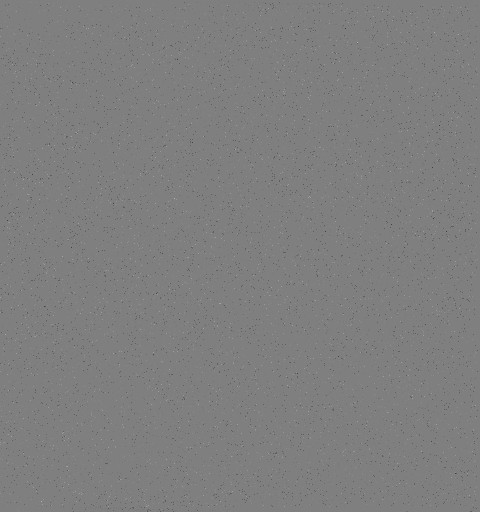
#> input picture extra/test/data/psp_L3_wispr_20231227T150704_V1_2222.fits, 960 x 1024 px, given in place of ., which was not available (shown at 1/2 size)
$ python -i helioradial_diag.py   (imports and definitions only)
#> lines starting #> are read from the running program, lines starting #| are printed output that depends on the picture
#!/usr/bin/env python3
"""Helpers for the HFS_DEBUG_WARP diagnostic (.github/workflows/helioradial-diag.yml).

    helioradial_diag.py sessions BASE.jhv OUTDIR
        Writes OUTDIR/<Mode>.jhv for HPC, Helioradial and HelioradialUnrolled: BASE with every
        "projection" value that names a projection replaced by that mode.
    helioradial_diag.py summary PNG...
        One line per picture: pixels that are not black, and of those the share that is the
        stage colours (green for stage 1, magenta for a NaN), and the mean colour of the rest.

Needs Pillow for summary. Exit 0 on success, 2 on bad arguments.
"""

from __future__ import annotations

import json
import sys
from pathlib import Path

MODES = ("Orthographic", "HPC", "Helioradial", "HelioradialUnrolled", "Latitudinal", "ObserverSky")
TARGETS = ("HPC", "Helioradial", "HelioradialUnrolled")


def set_projection(node, mode: str) -> int:
    count = 0
    if isinstance(node, dict):
        for key, value in node.items():
            if key == "projection" and value in MODES:
                node[key] = mode
                count += 1
            else:
                count += set_projection(value, mode)
    elif isinstance(node, list):
        for item in node:
            count += set_projection(item, mode)
    return count


def sessions(base: Path, outdir: Path) -> int:
    scene = json.loads(base.read_text(encoding="utf-8"))
    outdir.mkdir(parents=True, exist_ok=True)
    for mode in TARGETS:
        copy = json.loads(json.dumps(scene))
        n = set_projection(copy, mode)
        if n == 0:
            print(f"no projection key in {base}", file=sys.stderr)
            return 1
        (outdir / f"{mode}.jhv").write_text(json.dumps(copy), encoding="utf-8")
        print(f"{mode}.jhv: {n} projection value(s) set")
    return 0


def summary(paths: list[str]) -> int:
    from PIL import Image

    for p in paths:
        try:
            img = Image.open(p).convert("RGB")
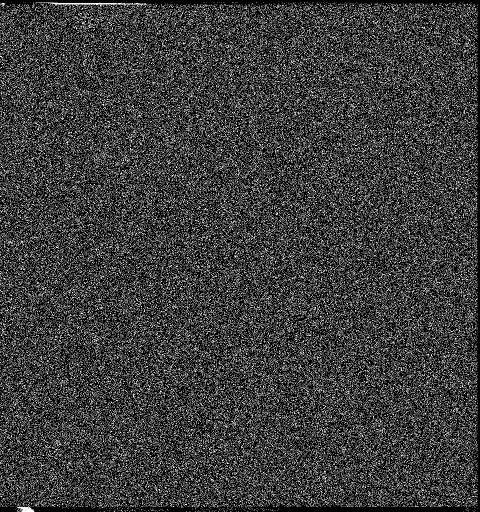
#> img: PIL image 960x1024 RGB (shown at 1/2 size); min 0, max 255, mean 59.1
        except OSError as e:
            print(f"{Path(p).name}: unreadable ({e})")
            continue
        drawn = green = magenta = gold = 0
        rest = [0, 0, 0]
        for r, g, b in img.getdata():
            if r + g + b < 24:
                continue
            drawn += 1
            if r > g + 12 and g > b + 12:
                gold += 1
            if g > 200 and r < 60 and b < 60:
                green += 1
            elif r > 200 and b > 200 and g < 60:
                magenta += 1
            else:
                rest[0] += r
                rest[1] += g
                rest[2] += b
#> after the loop, drawn = 233519; gold = 0; green = 0; magenta = 0; rest = [58053860, 58053860, 58053860]
        other = drawn - green - magenta
#> other = 233519
        mean = tuple(round(c / other) for c in rest) if other else (0, 0, 0)
#> mean = (249, 249, 249)
        print(f"{Path(p).name}: {img.width}x{img.height} drawn={drawn} green={green} magenta={magenta} gold={gold} other={other} mean_other_rgb={mean}")
#| : 960x1024 drawn=233519 green=0 magenta=0 gold=0 other=233519 mean_other_rgb=(249, 249, 249)
        # Exact RGB at a few points along the horizontal midline, left edge to centre.
        probes = [round(img.width * f) for f in (0.05, 0.15, 0.25, 0.35, 0.45, 0.5)]
#> probes = [48, 144, 240, 336, 432, 480]
        print("    probes " + " ".join(f"x={x}:{img.getpixel((min(x, img.width - 1), img.height // 2))}" for x in probes))
#|     probes x=48:(255, 255, 255) x=144:(0, 0, 0) x=240:(0, 0, 0) x=336:(255, 255, 255) x=432:(0, 0, 0) x=480:(0, 0, 0)
        # A 48x24 luminance thumbnail, so the log shows where things are drawn (" .:-=+*#%@").
        small = img.convert("L").resize((48, 24))
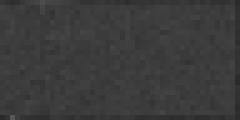
#> small: PIL image 48x24 L (shown 5 times larger); min 43, max 87, mean 59.4
        ramp = " .:-=+*#%@"
        px = list(small.getdata())
#> px = 1152 values, max 87 at index 1106, min 43 at index 47, mean 59.42
        for row in range(24):
            print("    |" + "".join(ramp[min(9, v * 10 // 256)] for v in px[row * 48:(row + 1) * 48]) + "|")
#> this loop made 24 passes
#> pass 3 of the loop in summary, `for p in paths:`:
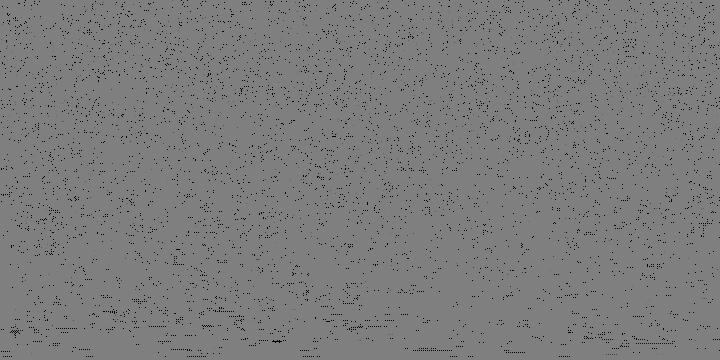
#> input picture extra/test/data/sunerf_map.fits, 720 x 360 px, given in place of , which was not available
#> in summary, `img = Image.open(p).convert("RGB")`:
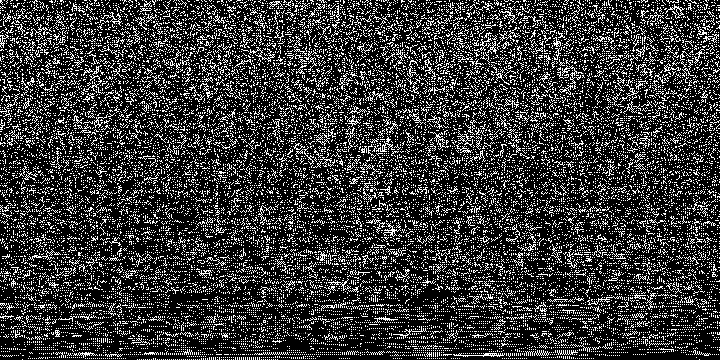
#> img: PIL image 720x360 RGB; min 0, max 255, mean 55.6
#> the loop in summary, `for r, g, b in img.getdata():` made 259200 passes
#> (r, g, b) on passes 1 to 3: (255, 255, 255), (255, 255, 255), (0, 0, 0)
#> after the loop in summary, `for r, g, b in img.getdata():`: drawn = 58031; gold = 0; rest = [14411076, 14411076, 14411076]
#> other = 58031
#> mean = (248, 248, 248)
#| : 720x360 drawn=58031 green=0 magenta=0 gold=0 other=58031 mean_other_rgb=(248, 248, 248)
#|     probes x=36:(0, 0, 0) x=108:(0, 0, 0) x=180:(0, 0, 0) x=252:(0, 0, 0) x=324:(0, 0, 0) x=360:(0, 0, 0)
#> in summary, `small = img.convert("L").resize((48, 24))`:
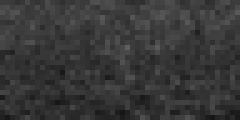
#> small: PIL image 48x24 L (shown 5 times larger); min 22, max 95, mean 55.7
#> px = 1152 values, max 95 at index 457, min 22 at index 1080, mean 55.72
#> the loop in summary, `for row in range(24):` made 24 passes
#> the loop made 54 passes; the first 3 are shown
    return 0


def main(argv: list[str]) -> int:
    if len(argv) == 4 and argv[1] == "sessions":
        return sessions(Path(argv[2]), Path(argv[3]))
    if len(argv) >= 3 and argv[1] == "summary":
        return summary(argv[2:])
    print(__doc__, file=sys.stderr)
    return 2


# [2 lines not run here, left out]

>>> result = summary('../test/data/psp_L3_wispr_20231227T150704_V1_2222.fits')
#> result = 0
